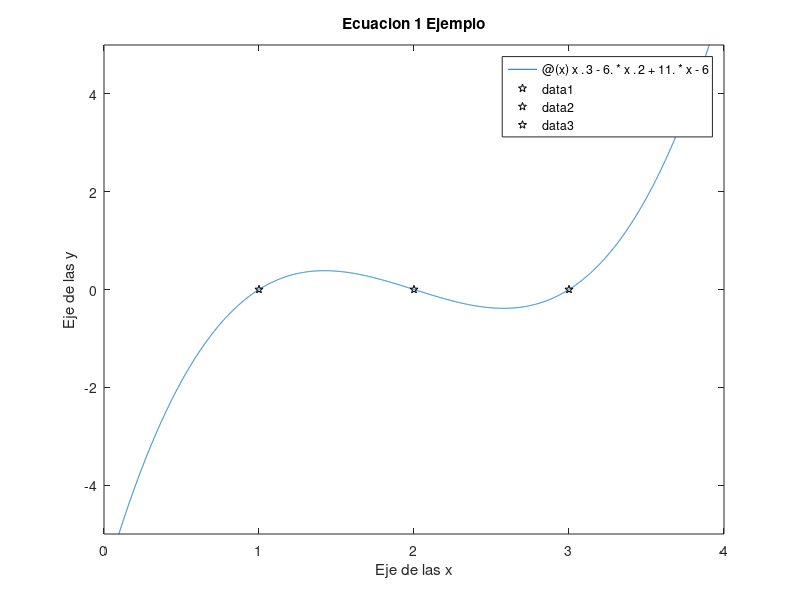

Reproduce this figure in MATLAB. (Note: this script raises an error after producing the figure.)
% F1013B.4 - Modelación Computacional de Sistemas Elétricos
% Profesor: Héctor Hernández de la Cerda
% Alumno: Alberto Horacio Orozco Ramos      Matrícula: A00831719
% Fecha: 25/Abril/21

% RESOLUCIÓN DE EJERCICIOS DE CLASE
%% Ejercicio 1

clear; 
clc;
close all;

f = @(x) x.^3 - 6. * x.^2 + 11. * x - 6

figure("Name","Ejemplo 1")
fplot(f)
hold on
c = [1 -6 11 -6]
sol = roots(c)
plot(sol,0,'pk') %or
title("Ecuacion 1 Ejemplo")
xlabel("Eje de las x")
ylabel("Eje de las y")
xlim ([0 4])
ylim([-5 5])
hline = refline(0,0)
hline.Color = 'r'    
grid on

%% Ejercicio 2

clear; 
clc;
close all;

f = @(x) x.^3 - x.^2 - 4. * x + 4

figure("Name","Ejemplo 2")
fplot(f)

hold on
A = [1 -1 -4 4]
r = RaicesP(A); %llamando a la función RaicesP

disp('Las raices son: ')
disp(r)

a = f(r)
plot(r,a,'pk') %or
title("Ecuacion 2 Ejemplo")
xlabel("Eje de las x")
ylabel("Eje de las y")
xlim ([-3 3])
ylim([-20 20])
hline = refline(0,0)
hline.Color = 'r'    
grid on

%% Ejercicio 3

clear; 
clc;
close all;

f = @(x) -x.^4 + 10.*x.^2 - 9

figure("Name","Ejemplo 3")
fplot(f)

hold on
A = [-1 0 10 0 -9]
r = RaicesP(A); %llamando a la función RaicesP

disp('Las raices son: ')
disp(r)

a = f(r)
plot(r,a,'pk') %or
title("Ecuacion 3 Ejemplo")
xlabel("Eje de las x")
ylabel("Eje de las y")
xlim ([-4 4])
ylim([-20 20])
hline = refline(0,0)
hline.Color = 'r'    
grid on

%% Ejercicio 4

clear; 
clc;
close all;

f = @(x) 2.*x.^3 + x.^2 - 13. * x + 6

figure("Name","Ejemplo 4")
fplot(f)

hold on
A = [2 1 -13 6]
r = RaicesP(A); %llamando a la función RaicesP

disp('Las raices son: ')
disp(r)

a = f(r)
plot(r,a,'pk') %or
title("Ecuacion 4 Ejemplo")
xlabel("Eje de las x")
ylabel("Eje de las y")
xlim ([-3.5 3])
ylim([-10 30])
hline = refline(0,0)
hline.Color = 'r'    
grid on